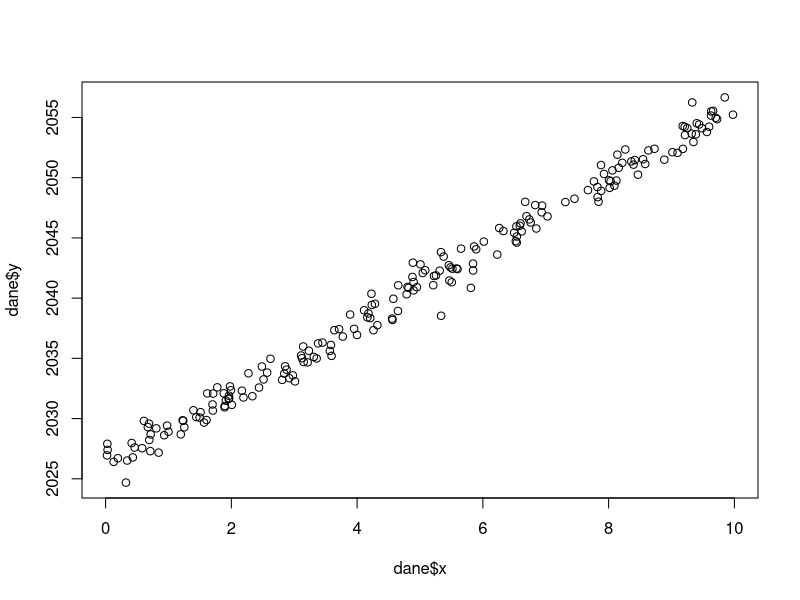
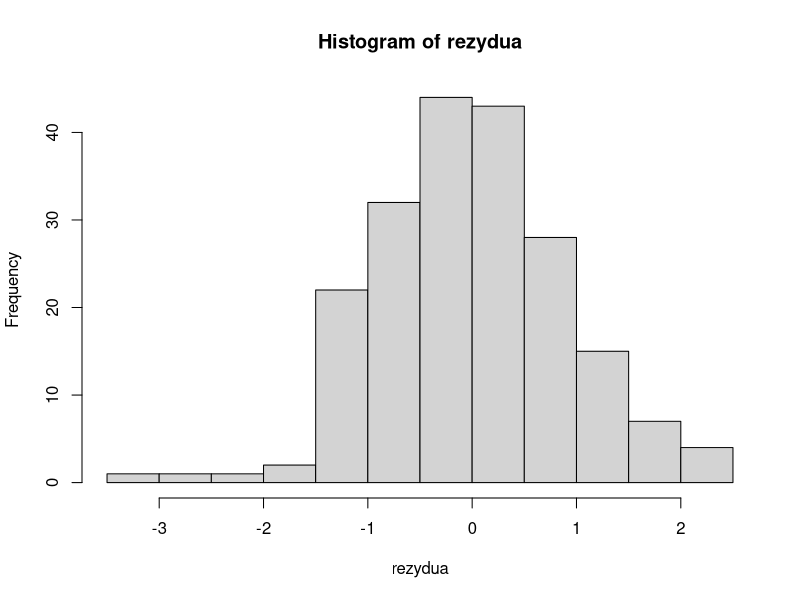
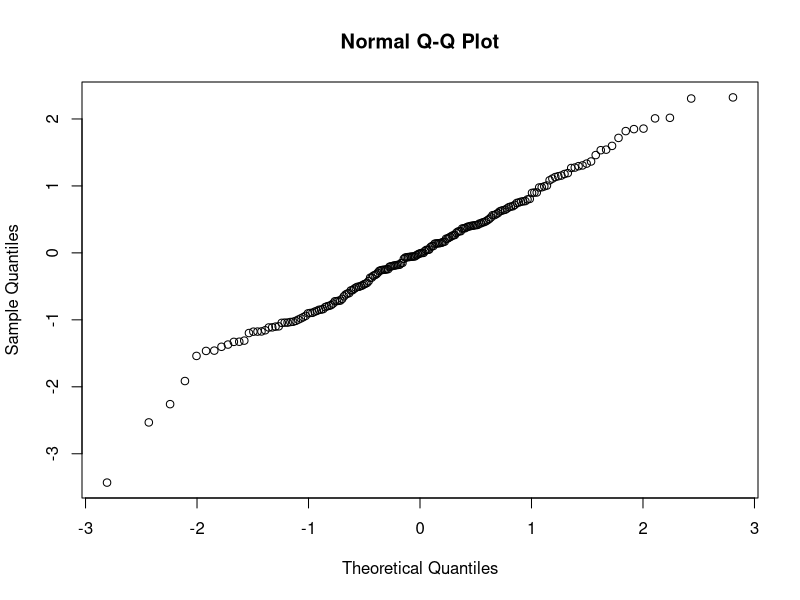
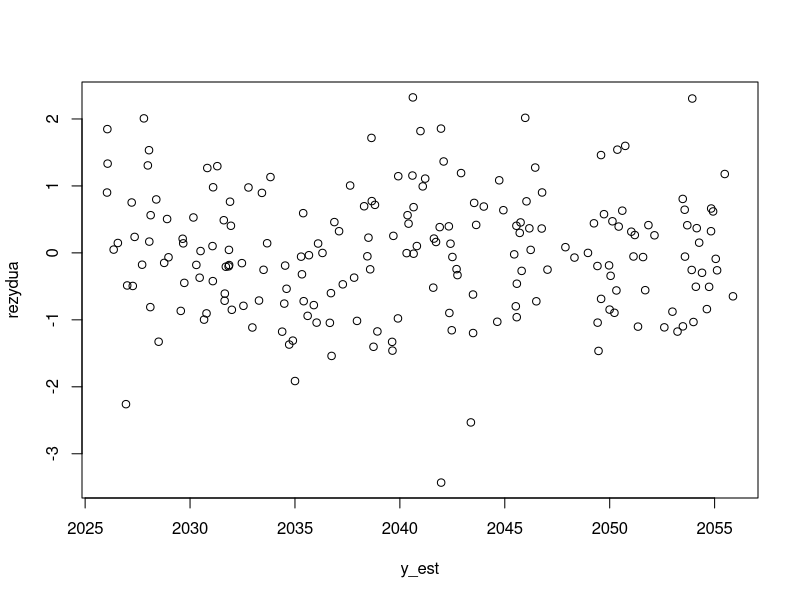
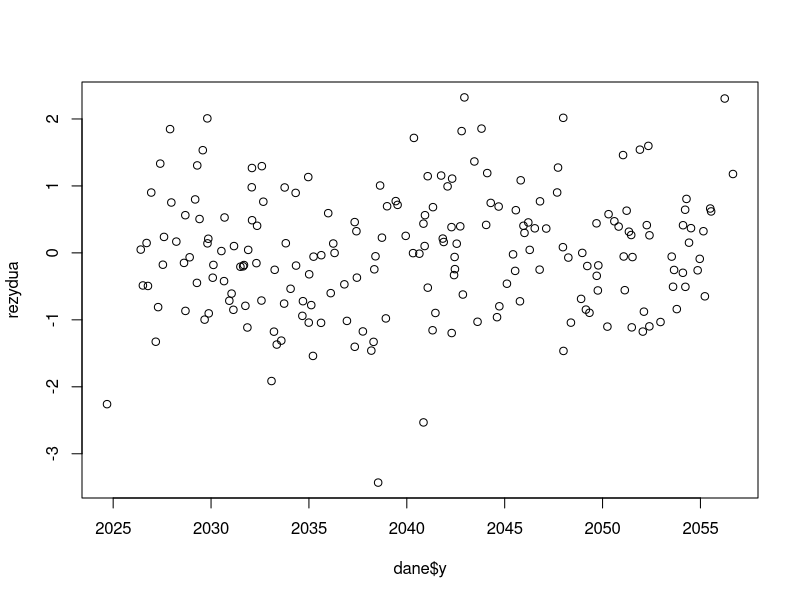
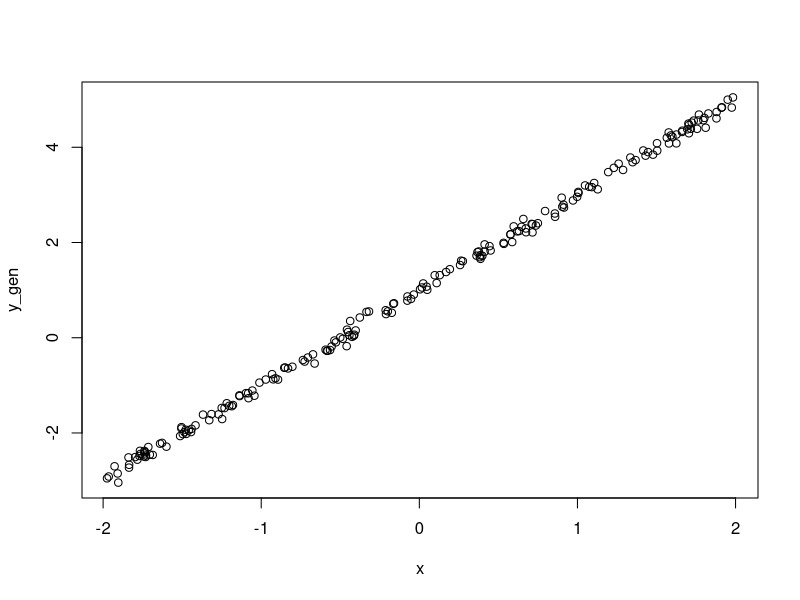

The R source for these figures, in order:
## ---- chunk 1
knitr::opts_chunk$set(
  fig.width = 5,
  fig.height = 4.5,
  out.extra='',
  echo = FALSE,
  warning = FALSE,
  message = FALSE,
  cache = FALSE)
knitr::opts_chunk$set(
  fig.pos = "H",
  out.extra = "",
  results = 'asis',
  fig.align = "center",
  dev = "pdf",
  dev.args = list(encoding="CP1257.enc")
)
knitr::opts_chunk$set(tidy.opts = list(width.cutoff = 50), tidy = TRUE)
## ---- chunk 2
library(ggplot2)
library(knitr)
library(patchwork)
library(readxl)
library(kableExtra)
## ---- chunk 3
# Wczytanie danych

dane <- as.data.frame(read_excel("lab-1-i-2.xlsx"))
## ---- chunk 4
# Wskaźniki numeryczne charakteryzujące próbę

wskazniki_numeryczne <- function(x) {
  c(
    Min = min(x),
    Max = max(x),
    "Q1" = quantile(x, 0.25, names = FALSE),
    Mediana = median(x),
    "Q3" = quantile(x, 0.75, names = FALSE),
    "Średnia" = mean(x),
    Wariancja = var(x),
    "Odch. std." = sd(x)
  )
}


wskazniki_tabela <- data.frame(
  "Wskaźnik" = names(wskazniki_numeryczne(dane$x)),
  x = wskazniki_numeryczne(dane$x),
  y = wskazniki_numeryczne(dane$y)
)

#wariancja <- sapply(dane[, c("x", "y")], var)
#odchylenie_std <- sapply(dane[, c("x", "y")], sd)

#kable(rbind(summary(dane), wariancja, odchylenie_std ) )

kable(wskazniki_tabela, row.names = FALSE, digits = 4)

## ---- chunk 5
plot(dane$x, dane$y)
# Wygląda, że układają się wokół funkcji liniowej.
## ---- chunk 6
# próbkowy współczynnik korelacji tych zmiennych
prob_wsp_kor <- cor(dane$x, dane$y)
## ---- chunk 7
sr_x <- mean(dane$x)
sr_y <-  mean(dane$y)

est_beta_1 <-  sum((dane$x-sr_x)*(dane$y - sr_y))/ sum((dane$x - sr_x)^2)
est_beta_0 <- sr_y - est_beta_1*sr_x
## ---- chunk 8
y_est <- est_beta_0 + est_beta_1 * dane$x
## ---- chunk 9
est_sigma_kw <- sum((dane$y - y_est)^2)/(length(dane$x)-2)
## ---- chunk 10
# Na poziomie istotności α = 0, 05 zweryfikuj hipotezę H0 : β1 = 0 przy
# hipotezie alternatywnej H1 : β1̸ = 0.

SE_beta_1_kw <- est_sigma_kw/sum((dane$x - sr_x)^2)

statystyka_T <- est_beta_1/sqrt(SE_beta_1_kw)

p_value <- 2*(1 - pt( abs(statystyka_T), length(dane$x) - 2) )

# p_value jest mniejsze niż zadany poziom istotności, zatem odrzucamy H0
## ---- chunk 11
T_upper <-  est_beta_1 +  qt(1- 0.01/2, length(dane$x) - 2 )*sqrt(SE_beta_1_kw)
T_lower <- est_beta_1 - qt(1- 0.01/2, length(dane$x) - 2 )*sqrt(SE_beta_1_kw)
## ---- chunk 12
x0 <- 1
est_Y_x0 <- est_beta_0 + est_beta_1*x0

SE_kw_estY_Y <- est_sigma_kw*(1 + 1/nrow(dane) + (x0 - sr_x)^2/sum((dane$x - sr_x)^2) )
## ---- chunk 13
# Realizacja przedziału ufności

T_Y_upper <- est_Y_x0 +  qt(1- 0.01/2, length(dane$x) - 2 )*sqrt(SE_kw_estY_Y)
T_Y_lower <- est_Y_x0 -  qt(1- 0.01/2, length(dane$x) - 2 )*sqrt(SE_kw_estY_Y)

## ---- chunk 14
rezydua <- dane$y - y_est

hist(rezydua)
shapiro.test(rezydua) # wychodzi dobrze
## ---- chunk 15
qqnorm(rezydua)
## ---- chunk 16
plot(y_est, rezydua)
## ---- chunk 17
plot(dane$y, rezydua)

# Wykresy wychodzą niemal identyczne - o to chodziło, predykcja jest dobra
## ---- chunk 18
nowe_dane <- dane
nowe_dane$y[nrow(dane)] <- dane$y[nrow(dane)]*10


nowe_sr_x <- mean(nowe_dane$x)
nowe_sr_y <-  mean(nowe_dane$y)

nowe_est_beta_1 <-  sum((nowe_dane$x-nowe_sr_x)*(nowe_dane$y - nowe_sr_y))/ sum((nowe_dane$x - nowe_sr_x)^2)
nowe_est_beta_0 <- nowe_sr_y - nowe_est_beta_1*nowe_sr_x


## ---- chunk 19
set.seed(282241)

n=200
b0 = 1
b1 = 2
x <- runif(n,-2,2)
epsilon <- rnorm(n, mean = 0, sd = 0.1)

# Wygeneruj obserwacje
y_gen <- b0 + b1*x + epsilon

## ---- chunk 20
plot(x, y_gen)
## ---- chunk 21

gen_sr_x <- mean(x)
gen_sr_y <- mean(y_gen)

gen_est_beta_1 <-  sum((x-gen_sr_x)*(y_gen - gen_sr_y))/ sum((x - gen_sr_x)^2)
gen_est_beta_0 <- gen_sr_y - gen_est_beta_1*gen_sr_x

## ---- chunk 22
# Bety z reguły są lepsze dla mniejszego sigma
## ---- chunk 23

set.seed(282241)

generuj_obserwacje <- function(sigma){

n=200

b0 = 1
b1 = 2
x <- runif(n,-2,2)
epsilon <- rnorm(n, mean = 0, sd = sigma)

# Wygeneruj obserwacje
y_gen <- b0 + b1*x + epsilon

gen_sr_x <- mean(x)
gen_sr_y <- mean(y_gen)

gen_est_beta_1 <-  sum((x-gen_sr_x)*(y_gen - gen_sr_y))/ sum((x - gen_sr_x)^2)
gen_est_beta_0 <- gen_sr_y - gen_est_beta_1*gen_sr_x

return(c(gen_est_beta_0, gen_est_beta_1))
}

## ---- chunk 24
generuj_obserwacje(0.1)
generuj_obserwacje(0.5)
generuj_obserwacje(1)
# Zmienia się wraz ze wzrostem wariancji

# Jak zmieniają się precyzja
# estymatorów i współczynnik R2, gdy rośnie σ2?

# 
